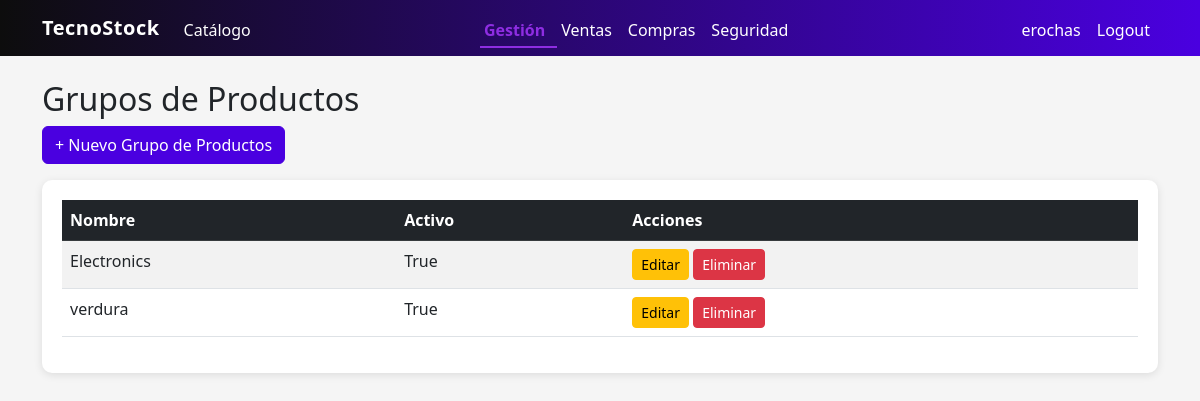
/groups/ (signed in), run on the app's committed database.
### billing/models.py (models this page shows, shortened)
class ProductGroup(models.Model):
    name = models.CharField(max_length=100, unique=True, verbose_name='Group Name')
    is_active = models.BooleanField(default=True)
    created_at = models.DateTimeField(auto_now_add=True)
    updated_at = models.DateTimeField(auto_now=True)
    class Meta:
        verbose_name = 'Product Group'
        verbose_name_plural = 'Product Groups'
        ordering = ['name']

### billing/views.py (the view)
# urls.py: path('groups/', views.ProductGroupListView.as_view(), name='productgroup_list'),
class ProductGroupListView(LoginRequiredMixin, ListView):
    model = ProductGroup; template_name = 'billing/productgroup_list.html'; context_object_name = 'items'

### security/templatetags/security_tags.py (called while the page is built)
@register.filter(name='has_group')
def has_group(user, group_name):
    if not user.is_authenticated:
        return False
    if user.is_superuser:      # el superusuario ve todo
        return True
    return user.groups.filter(name=group_name).exists()

### shop/context_processors.py (called while the page is built)
def cart(request):
    items = request.session.get('cart', {})
    count = sum(item.get('quantity', 0) for item in items.values())
    return {'cart_items_count': count}

### billing/templates/billing/productgroup_list.html (shortened to what this page needs)
{% extends 'billing/base.html' %}
{% block content %}
<h2>Grupos de Productos</h2>
<a href="{% url 'billing:productgroup_create' %}" class="btn btn-primary mb-3">+ Nuevo Grupo de Productos</a>
<div class="table-container">
<table class="table table-striped table-hover">
  <thead class="table-dark">
    <tr><th>Nombre</th><th>Activo</th><th>Acciones</th></tr>
  </thead>
  <tbody>
    {% for item in items %}
    <tr>
      <td>{{ item.name }}</td>
      <td>{{ item.is_active }}</td>
      <td>
        <a href="{% url 'billing:productgroup_update' item.pk %}" class="btn btn-sm btn-warning">Editar</a>
        <a href="{% url 'billing:productgroup_delete' item.pk %}" class="btn btn-sm btn-danger">Eliminar</a>
      </td>
    </tr>
    {% empty %}
    <tr><td colspan="3" class="text-center">No hay registros.</td></tr>
    {% endfor %}
  </tbody>
</table>
</div>
{% endblock %}

### billing/templates/billing/base.html (shortened to what this page needs)
{% load security_tags %}
{% load static %}
<!DOCTYPE html>
<html lang="es">
<head>
  <link href="https://cdn.jsdelivr.net/npm/bootstrap@5.3.0/dist/css/bootstrap.min.css" rel="stylesheet">
  <link href="https://cdn.jsdelivr.net/npm/bootstrap-icons@1.11.3/font/bootstrap-icons.css" rel="stylesheet">
  <link href="{% static 'css/theme.css' %}" rel="stylesheet">
</head>
<body>
{% url 'shop:catalog' as catalog_url %}
{% url 'billing:brand_list' as brand_list_url %}
{% url 'billing:productgroup_list' as productgroup_list_url %}
{% url 'billing:supplier_list' as supplier_list_url %}
{% url 'billing:product_list' as product_list_url %}
{% url 'billing:customer_list' as customer_list_url %}
{% url 'billing:invoice_list' as invoice_list_url %}
{% url 'creditos_ventas:factura_list' as factura_list_url %}
{% url 'purchasing:purchase_list' as purchase_list_url %}
{% url 'creditos_compras:compra_list' as compra_list_url %}
{% url 'security:user_list' as user_list_url %}
{% url 'security:group_list' as group_list_url %}
{% url 'security:permission_list' as permission_list_url %}
<nav class="navbar navbar-expand-lg navbar-dark tecnostock-navbar">
  <div class="container">
    <a class="navbar-brand" href="{% url 'billing:home' %}">TecnoStock</a>
    <ul class="navbar-nav">
      <li class="nav-item"><a class="nav-link {% if request.path == catalog_url %}active{% endif %}" href="{{ catalog_url }}">Catálogo</a></li>
    </ul>
    <div class="collapse navbar-collapse" id="nav">
      <ul class="navbar-nav mx-auto">
        {% if user.is_authenticated %}
          {% if user|has_group:'Analista de Compras' or user|has_group:'Administrador' %}
          <li class="nav-item dropdown">
            <a class="nav-link dropdown-toggle {% if '/brands/' in request.path or '/groups/' in request.path or '/suppliers/' in request.path or '/products/' in request.path %}active{% endif %}" href="#" data-bs-toggle="dropdown">Gestión</a>
          </li>
          {% endif %}
          {% if user|has_group:'Vendedor' or user|has_group:'Administrador' %}
          <li class="nav-item dropdown">
            <a class="nav-link dropdown-toggle {% if '/customers/' in request.path or '/invoices/' in request.path or '/creditos-ventas/' in request.path %}active{% endif %}" href="#" data-bs-toggle="dropdown">Ventas</a>
          </li>
          {% endif %}
          {% if user|has_group:'Analista de Compras' or user|has_group:'Administrador' %}
          <li class="nav-item dropdown">
            <a class="nav-link dropdown-toggle {% if '/purchases/' in request.path or '/creditos-compras/' in request.path %}active{% endif %}" href="#" data-bs-toggle="dropdown">Compras</a>
          </li>
          {% endif %}
          {% if user|has_group:'Administrador' %}
          <li class="nav-item dropdown">
            <a class="nav-link dropdown-toggle {% if '/security/' in request.path %}active{% endif %}" href="#" data-bs-toggle="dropdown">Seguridad</a>
          </li>
          {% endif %}
        {% endif %}
      </ul>
      <ul class="navbar-nav align-items-lg-center">
        {% if user.is_authenticated %}
        <li class="nav-item"><span class="nav-link text-light">{{ user.username }}</span></li>
        <li class="nav-item"><form method="post" action="{% url 'logout' %}" class="d-inline">
    <button type="submit" class="nav-link btn btn-link text-light"
            style="text-decoration:none;">Logout</button>
</form></li>
        {% else %}
        <li class="nav-item"><a class="nav-link" href="{% url 'login' %}">Login</a></li>
        <li class="nav-item"><a class="nav-link" href="{% url 'security:register' %}">Sign Up</a></li>
        {% endif %}
      </ul>
    </div>
  </div>
</nav>
<div class="container mt-4">
  {% block content %}{% endblock %}
</div>
</body>
</html>

### static/css/theme.css (style rules this page uses)
:root { --primary: #4A00E0; --secondary: #8E2DE2; --dark: #0D0D0D; --gray: #2D2D2D; --gray-light: #F5F5F5; --white: #FFFFFF; --accent: #7B2FFF; --primary-dark: #350099; }
body { background-color: var(--gray-light); }
* { outline: none !important; }
.tecnostock-navbar { background: linear-gradient(90deg, var(--dark) 0%, var(--primary) 100%); }
.navbar .dropdown-toggle::after { border: none !important; }
.tecnostock-navbar .navbar-brand { color: var(--white); font-weight: 700; letter-spacing: .5px; transition: color .25s ease; }
.tecnostock-navbar .nav-link { color: var(--white) !important; position: relative; padding-bottom: 4px; transition: color .25s ease; }
.tecnostock-navbar .nav-link::after { content: ''; position: absolute; left: 0; bottom: -2px; width: 0; height: 2px; background-color: var(--secondary); transition: width .3s ease; }
.tecnostock-navbar .nav-link:hover::after, .tecnostock-navbar .nav-link.active::after { width: 100%; }
.tecnostock-navbar .nav-link.active { color: var(--secondary) !important; font-weight: 600; }
.btn-primary { background-color: var(--primary); border-color: var(--primary); transition: background-color .25s ease, border-color .25s ease, transform .15s ease; }
.table thead.table-dark, .card-header.bg-dark { background-color: var(--gray) !important; }
.table-container { background: white; border-radius: 10px; box-shadow: 0 2px 8px rgba(0, 0, 0, 0.1); padding: 20px; margin-bottom: 20px; }

### data on the page
ProductGroup: name "Electronics", is_active "True"
ProductGroup: name "verdura", is_active "True"

### other printed values
{{ user.username }} "erochas"
